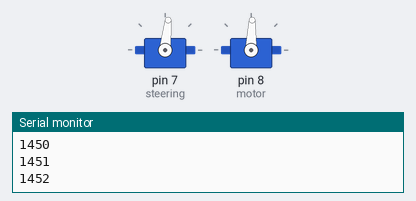
Recording of a sketch running on a simulated Arduino Uno, built with avr-gcc and run on an emulated ATmega328P. Shown: 2 × servo, the last lines printed to the serial monitor.

Above: at 2.05 s.
At 6.3 s:
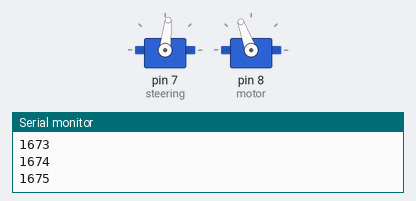
Timing chart, 0 to 7.6 s (numbered marks = the images above):
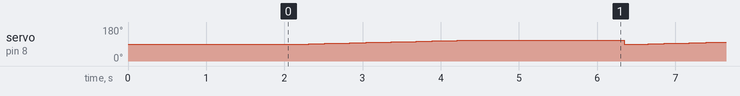

The sketch:

servo_test.ino
```cpp
#include <Servo.h>

Servo steering, motor;

void setup() {
  // put your setup code here, to run once:

  steering.attach(7);
  motor.attach(8);
  motor.writeMicroseconds(1448);
  steering.writeMicroseconds(1412);

  Serial.begin(115200);

  delay(2000);

}

void loop() {
  // put your main code here, to run repeatedly:

  int pos;
  for(pos = 1448; pos < 1676; pos++){
    motor.writeMicroseconds(pos);
    Serial.println(pos);
    delay(10);
  }
  delay(2000);

}
```

Measured:
- by itself, servo on pin 8 (motor): ramps from 88° to 110° and jumps back, once every 4.3 s
